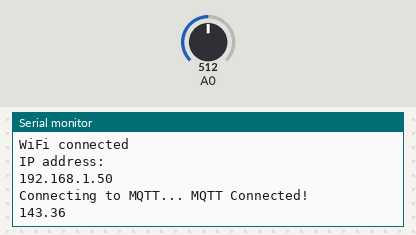
The sketch below on a simulated ESP8266 (NodeMCU). Parts: the last lines printed to the serial monitor. The test bench sets the inputs (shaded band); at power-on: A0 = 512. WiFi joins after 1.5 s; servers stay silent unless stated; no MQTT or app messages arrive unless stated.

Above: at 2.7 s.
2.8 s: A0 set to 716
At 12.3 s:
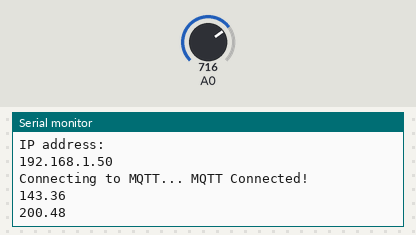
12.8 s: A0 set to 900
At 22.4 s:
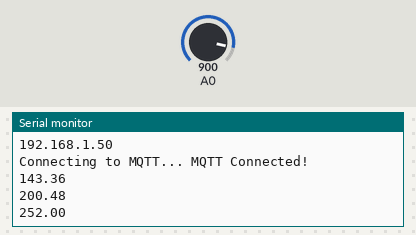
Timing chart, 0 to 23.9 s (numbered marks = the images above; inputs shaded):
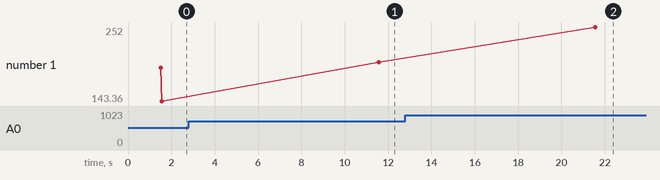

Measured:
- after the input at 2.8 s, the serial monitor: prints a new line after 8.8 s (image 1)
- after the input at 12.8 s, the serial monitor: prints a new line after 8.8 s (image 2)
- plotted number 1: 143.36 → 200.48 after the input at 2.8 s, 200.48 → 252 after the input at 12.8 s

The sketch:

adafruit_mqtt_temperature.ino
```cpp
#include <ESP8266WiFi.h>
#include "Adafruit_MQTT.h"
#include "Adafruit_MQTT_Client.h"
//#include "DHT.h"
/************************* WiFi Access Point *********************************/
#define WLAN_SSID       "HONOR 9S"
#define WLAN_PASS       "512597333"
/************************* Adafruit.io Setup *********************************/
#define AIO_SERVER      "io.adafruit.com"
#define AIO_SERVERPORT  1883                   // use 8883 for SSL
#define AIO_USERNAME    "Sathyashyam"
#define AIO_KEY         "aio_lkht14JW5wZmdKTVo8aB3Ag2Xg1a"
/************* DHT11 Setup ********************************************/
//#define DHTPIN D6
//#define DHTTYPE DHT11
//DHT dht(DHTPIN, DHTTYPE);
/************ Global State (you don't need to change this!) ******************/
// Create an ESP8266 WiFiClient class to connect to the MQTT server.
WiFiClient client;
// or... use WiFiFlientSecure for SSL
//WiFiClientSecure client;
// Setup the MQTT client class by passing in the WiFi client and MQTT server and login details.
Adafruit_MQTT_Client mqtt(&client, AIO_SERVER, AIO_SERVERPORT, AIO_USERNAME, AIO_KEY);
/****************************** Feeds ***************************************/
// Setup a feed called 'photocell' for publishing.
// Notice MQTT paths for AIO follow the form: <username>/feeds/<feedname>
Adafruit_MQTT_Publish temperature = Adafruit_MQTT_Publish(&mqtt, AIO_USERNAME "/feeds/Temperature");
//Adafruit_MQTT_Publish humidity = Adafruit_MQTT_Publish(&mqtt, AIO_USERNAME "/feeds/hum");
/*************************** Sketch Code ************************************/
// Bug workaround for Arduino 1.6.6, it seems to need a function declaration
// for some reason (only affects ESP8266, likely an arduino-builder bug).
void MQTT_connect();
void setup() {
  Serial.begin(115200);
  pinMode(A0,INPUT);
  //dht.begin();
  delay(10);
  Serial.println(F("Adafruit MQTT demo"));
  // Connect to WiFi access point.
  Serial.println(); Serial.println();
  Serial.print("Connecting to ");
  Serial.println(WLAN_SSID);
  WiFi.begin(WLAN_SSID, WLAN_PASS);
  while (WiFi.status() != WL_CONNECTED) {
    delay(500);
    Serial.print(".");
  }
  Serial.println();
  Serial.println("WiFi connected");
  Serial.println("IP address: "); Serial.println(WiFi.localIP());
}
uint32_t x=0;
void loop() {
  // Ensure the connection to the MQTT server is alive (this will make the first
  // connection and automatically reconnect when disconnected).  See the MQTT_connect
  // function definition further below.
  MQTT_connect();
  // Read humidity
  //float h = dht.readHumidity();
  // Read temperature as Celsius
  float analog = analogRead(A0);
  float t = analog*0.28;
  //publish temperature and humidity
  //Serial.print(F("\nTemperature: "));
  Serial.println(t);
  //Serial.print(F("\nHumidity: "));
  //Serial.print(h);

  temperature.publish(t);
  //humidity.publish(h);

  delay(10000);
}
// Function to connect and reconnect as necessary to the MQTT server.
// Should be called in the loop function and it will take care if connecting.
void MQTT_connect() {
  int8_t ret;
  // Stop if already connected.
  if (mqtt.connected()) {
    return;
  }
  Serial.print("Connecting to MQTT... ");
  uint8_t retries = 3;
  while ((ret = mqtt.connect()) != 0) { // connect will return 0 for connected
       Serial.println(mqtt.connectErrorString(ret));
       Serial.println("Retrying MQTT connection in 5 seconds...");
       mqtt.disconnect();
       delay(5000);  // wait 5 seconds
       retries--;
       if (retries == 0) {
         // basically die and wait for WDT to reset me
         while (1);
       }
  }
  Serial.println("MQTT Connected!");
}
```
